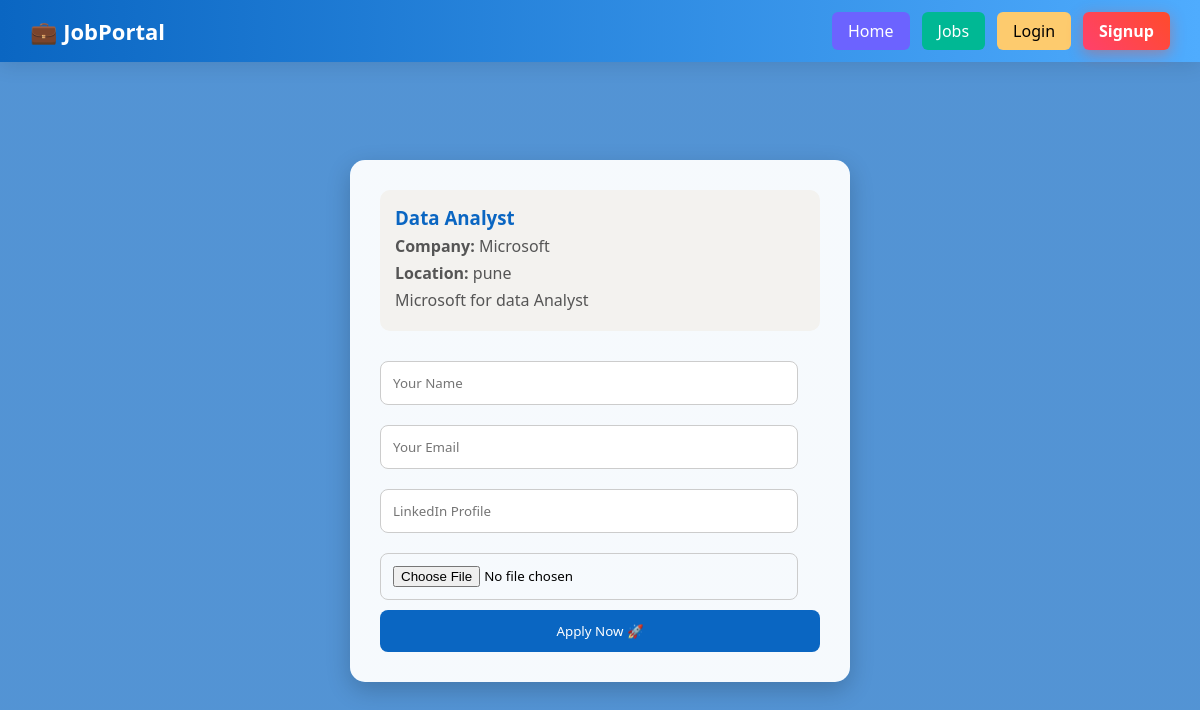
The page /apply/3/ on the database its author committed.
### jobs/models.py (models this page shows, shortened)
class Job(models.Model):
    title = models.CharField(max_length=200)
    description = models.TextField()
    company = models.CharField(max_length=200)
    location = models.CharField(max_length=100)
    posted_by = models.ForeignKey(User, on_delete=models.CASCADE)

### jobs/views.py (the view, shortened to what this page needs)
# urls.py: path('apply/<int:job_id>/', views.apply_job),
def apply_job(request, job_id):
    job = get_object_or_404(Job, id=job_id)
    return render(request, 'apply.html', {'job': job})

### templates/apply.html (shortened to what this page needs)
{% extends 'base.html' %} {% block content %}
<div class="apply-container">
  <div class="job-info">
    <h3>{{ job.title }}</h3>
    <p><strong>Company:</strong> {{ job.company }}</p>
    <p><strong>Location:</strong> {{ job.location }}</p>
    <p>{{ job.description }}</p>
  </div>
  <form method="POST" enctype="multipart/form-data">
    <input type="text" name="name" placeholder="Your Name" required />
    <input type="email" name="email" placeholder="Your Email" required />
    <input type="text" name="linkedin" placeholder="LinkedIn Profile" />
    <input type="file" name="resume" required />
    <button type="submit">Apply Now 🚀</button>
  </form>
</div>
{% endblock %}

### templates/base.html (style rules this page uses)
* { margin: 0; padding: 0; box-sizing: border-box; font-family: "Segoe UI", Arial, sans-serif; }
body { background: linear-gradient(120deg, #eef2f7, #ffffff); overflow-x: hidden; }

### templates/apply.html (style rules this page uses)
body { background: linear-gradient(rgba(10, 102, 194, 0.7), rgba(10, 102, 194, 0.7)), url("https://images.unsplash.com/photo-1521737604893-d14cc237f11d"); background-size: cover; background-position: center; }
.apply-container { max-width: 500px; margin: 60px auto; background: rgba(255, 255, 255, 0.95); padding: 30px; border-radius: 15px; box-shadow: 0 8px 25px rgba(0, 0, 0, 0.2); animation: fadeIn 1s ease-in-out; }
.job-info { text-align: left; margin-bottom: 20px; padding: 15px; background: #f3f2ef; border-radius: 10px; }
.job-info h3 { margin: 0; color: #0a66c2; }
.job-info p { margin: 5px 0; color: #555; }
.apply-container input { width: 95%; padding: 12px; margin: 10px 0; border-radius: 8px; border: 1px solid #ccc; }
.apply-container button { width: 100%; padding: 12px; background: #0a66c2; color: white; border: none; border-radius: 8px; cursor: pointer; }

### rows shown on the page
Job: title "Data Analyst", company "Microsoft", location "pune", description "Microsoft for data Analyst"
